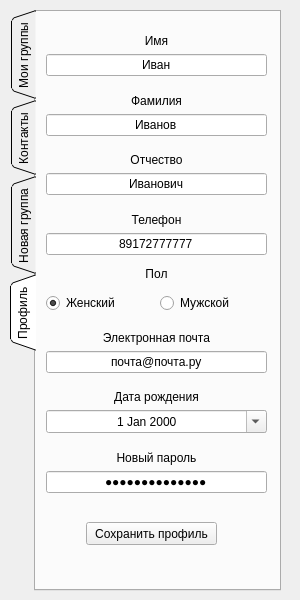
<?xml version="1.0" encoding="UTF-8"?>
<ui version="4.0">
 <class>LeftPanel</class>
 <widget class="QWidget" name="LeftPanel">
  <property name="geometry">
   <rect>
    <x>0</x>
    <y>0</y>
    <width>300</width>
    <height>600</height>
   </rect>
  </property>
  <property name="windowTitle">
   <string>LeftPanel</string>
  </property>
  <widget class="QTabWidget" name="tabWidget">
   <property name="geometry">
    <rect>
     <x>10</x>
     <y>10</y>
     <width>271</width>
     <height>581</height>
    </rect>
   </property>
   <property name="tabPosition">
    <enum>QTabWidget::West</enum>
   </property>
   <property name="tabShape">
    <enum>QTabWidget::Triangular</enum>
   </property>
   <property name="currentIndex">
    <number>3</number>
   </property>
   <property name="elideMode">
    <enum>Qt::ElideLeft</enum>
   </property>
   <property name="usesScrollButtons">
    <bool>true</bool>
   </property>
   <property name="documentMode">
    <bool>false</bool>
   </property>
   <property name="tabsClosable">
    <bool>false</bool>
   </property>
   <property name="tabBarAutoHide">
    <bool>true</bool>
   </property>
   <widget class="QWidget" name="tab">
    <attribute name="title">
     <string>Мои группы</string>
    </attribute>
    <widget class="QListWidget" name="listWidget">
     <property name="geometry">
      <rect>
       <x>0</x>
       <y>0</y>
       <width>241</width>
       <height>571</height>
      </rect>
     </property>
     <property name="verticalScrollBarPolicy">
      <enum>Qt::ScrollBarAsNeeded</enum>
     </property>
     <item>
      <property name="text">
       <string>группа 1</string>
      </property>
     </item>
     <item>
      <property name="text">
       <string>Вкладки по умолчанию можно </string>
      </property>
     </item>
     <item>
      <property name="text">
       <string>скрытыми, как вариант</string>
      </property>
     </item>
     <item>
      <property name="text">
       <string>Переход на них через меню</string>
      </property>
     </item>
     <item>
      <property name="text">
       <string>Есть свойство AutoHide, </string>
      </property>
     </item>
     <item>
      <property name="text">
       <string>но что то оно не работает</string>
      </property>
     </item>
     <item>
      <property name="text">
       <string>группа 3</string>
      </property>
     </item>
    </widget>
   </widget>
   <widget class="QWidget" name="tab_13">
    <attribute name="title">
     <string>Контакты</string>
    </attribute>
    <widget class="QTabWidget" name="tabWidget_4">
     <property name="geometry">
      <rect>
       <x>0</x>
       <y>0</y>
       <width>221</width>
       <height>541</height>
      </rect>
     </property>
     <property name="layoutDirection">
      <enum>Qt::RightToLeft</enum>
     </property>
     <property name="tabShape">
      <enum>QTabWidget::Triangular</enum>
     </property>
     <property name="currentIndex">
      <number>0</number>
     </property>
     <widget class="QWidget" name="tab_15">
      <attribute name="title">
       <string>Поиск контактов</string>
      </attribute>
     </widget>
     <widget class="QWidget" name="tab_14">
      <attribute name="title">
       <string>Мои контакты</string>
      </attribute>
     </widget>
    </widget>
   </widget>
   <widget class="QWidget" name="tab_3">
    <attribute name="title">
     <string>Новая группа</string>
    </attribute>
    <widget class="QWidget" name="verticalLayoutWidget_2">
     <property name="geometry">
      <rect>
       <x>0</x>
       <y>10</y>
       <width>221</width>
       <height>391</height>
      </rect>
     </property>
     <layout class="QVBoxLayout" name="verticalLayout_2">
      <item>
       <widget class="QLabel" name="label_8">
        <property name="text">
         <string>Название группы</string>
        </property>
        <property name="alignment">
         <set>Qt::AlignBottom|Qt::AlignHCenter</set>
        </property>
       </widget>
      </item>
      <item>
       <widget class="QLineEdit" name="lineEdit_7">
        <property name="text">
         <string>Группа 1</string>
        </property>
        <property name="alignment">
         <set>Qt::AlignCenter</set>
        </property>
       </widget>
      </item>
      <item>
       <widget class="QLabel" name="label_9">
        <property name="text">
         <string>Описание</string>
        </property>
        <property name="alignment">
         <set>Qt::AlignBottom|Qt::AlignHCenter</set>
        </property>
       </widget>
      </item>
      <item>
       <widget class="QTextEdit" name="textEdit">
        <property name="html">
         <string>&lt;!DOCTYPE HTML PUBLIC &quot;-//W3C//DTD HTML 4.0//EN&quot; &quot;http://www.w3.org/TR/REC-html40/strict.dtd&quot;&gt;
&lt;html&gt;&lt;head&gt;&lt;meta name=&quot;qrichtext&quot; content=&quot;1&quot; /&gt;&lt;style type=&quot;text/css&quot;&gt;
p, li { white-space: pre-wrap; }
&lt;/style&gt;&lt;/head&gt;&lt;body style=&quot; font-family:'MS Shell Dlg 2'; font-size:8.25pt; font-weight:400; font-style:normal;&quot;&gt;
&lt;p align=&quot;center&quot; style=&quot; margin-top:0px; margin-bottom:0px; margin-left:0px; margin-right:0px; -qt-block-indent:0; text-indent:0px;&quot;&gt;Подробное описание&lt;/p&gt;&lt;/body&gt;&lt;/html&gt;</string>
        </property>
       </widget>
      </item>
      <item>
       <widget class="QCheckBox" name="checkBox">
        <property name="text">
         <string>Группа публичная</string>
        </property>
       </widget>
      </item>
      <item>
       <widget class="QLabel" name="label_11">
        <property name="text">
         <string>Категория</string>
        </property>
        <property name="alignment">
         <set>Qt::AlignBottom|Qt::AlignHCenter</set>
        </property>
       </widget>
      </item>
      <item>
       <widget class="QComboBox" name="comboBox">
        <property name="layoutDirection">
         <enum>Qt::LeftToRight</enum>
        </property>
        <item>
         <property name="text">
          <string>Спорт</string>
         </property>
        </item>
        <item>
         <property name="text">
          <string>Театр</string>
         </property>
        </item>
        <item>
         <property name="text">
          <string>Коньки</string>
         </property>
        </item>
       </widget>
      </item>
     </layout>
    </widget>
    <widget class="QPushButton" name="pushButton_2">
     <property name="geometry">
      <rect>
       <x>70</x>
       <y>440</y>
       <width>75</width>
       <height>23</height>
      </rect>
     </property>
     <property name="text">
      <string>Сохранить</string>
     </property>
    </widget>
   </widget>
   <widget class="QWidget" name="tab_2">
    <attribute name="title">
     <string>Профиль</string>
    </attribute>
    <widget class="QWidget" name="verticalLayoutWidget">
     <property name="geometry">
      <rect>
       <x>10</x>
       <y>10</y>
       <width>221</width>
       <height>471</height>
      </rect>
     </property>
     <layout class="QVBoxLayout" name="verticalLayout">
      <item>
       <widget class="QLabel" name="label">
        <property name="text">
         <string>Имя</string>
        </property>
        <property name="alignment">
         <set>Qt::AlignBottom|Qt::AlignHCenter</set>
        </property>
       </widget>
      </item>
      <item>
       <widget class="QLineEdit" name="lineEdit_first_name">
        <property name="text">
         <string>Иван</string>
        </property>
        <property name="alignment">
         <set>Qt::AlignCenter</set>
        </property>
       </widget>
      </item>
      <item>
       <widget class="QLabel" name="label_2">
        <property name="text">
         <string>Фамилия</string>
        </property>
        <property name="alignment">
         <set>Qt::AlignBottom|Qt::AlignHCenter</set>
        </property>
       </widget>
      </item>
      <item>
       <widget class="QLineEdit" name="lineEdit_last_name">
        <property name="text">
         <string>Иванов</string>
        </property>
        <property name="alignment">
         <set>Qt::AlignCenter</set>
        </property>
       </widget>
      </item>
      <item>
       <widget class="QLabel" name="label_3">
        <property name="text">
         <string>Отчество</string>
        </property>
        <property name="alignment">
         <set>Qt::AlignBottom|Qt::AlignHCenter</set>
        </property>
       </widget>
      </item>
      <item>
       <widget class="QLineEdit" name="lineEdit_middle_name">
        <property name="text">
         <string>Иванович</string>
        </property>
        <property name="alignment">
         <set>Qt::AlignCenter</set>
        </property>
       </widget>
      </item>
      <item>
       <widget class="QLabel" name="label_4">
        <property name="text">
         <string>Телефон</string>
        </property>
        <property name="alignment">
         <set>Qt::AlignBottom|Qt::AlignHCenter</set>
        </property>
       </widget>
      </item>
      <item>
       <widget class="QLineEdit" name="lineEdit_phone">
        <property name="text">
         <string>89172777777</string>
        </property>
        <property name="alignment">
         <set>Qt::AlignCenter</set>
        </property>
       </widget>
      </item>
      <item>
       <widget class="QLabel" name="label_10">
        <property name="text">
         <string>Пол</string>
        </property>
        <property name="textFormat">
         <enum>Qt::AutoText</enum>
        </property>
        <property name="alignment">
         <set>Qt::AlignCenter</set>
        </property>
       </widget>
      </item>
      <item>
       <layout class="QHBoxLayout" name="horizontalLayout">
        <item>
         <widget class="QRadioButton" name="radioButton_woman">
          <property name="text">
           <string>Женский</string>
          </property>
          <property name="checked">
           <bool>true</bool>
          </property>
         </widget>
        </item>
        <item>
         <widget class="QRadioButton" name="radioButton_man">
          <property name="text">
           <string>Мужской</string>
          </property>
         </widget>
        </item>
       </layout>
      </item>
      <item>
       <widget class="QLabel" name="label_5">
        <property name="text">
         <string>Электронная почта</string>
        </property>
        <property name="alignment">
         <set>Qt::AlignBottom|Qt::AlignHCenter</set>
        </property>
       </widget>
      </item>
      <item>
       <widget class="QLineEdit" name="lineEdit_email">
        <property name="text">
         <string>почта@почта.ру</string>
        </property>
        <property name="alignment">
         <set>Qt::AlignCenter</set>
        </property>
       </widget>
      </item>
      <item>
       <widget class="QLabel" name="label_6">
        <property name="text">
         <string>Дата рождения</string>
        </property>
        <property name="alignment">
         <set>Qt::AlignBottom|Qt::AlignHCenter</set>
        </property>
       </widget>
      </item>
      <item>
       <widget class="QDateEdit" name="dateEdit_birth_date">
        <property name="alignment">
         <set>Qt::AlignCenter</set>
        </property>
        <property name="calendarPopup">
         <bool>true</bool>
        </property>
       </widget>
      </item>
      <item>
       <widget class="QLabel" name="label_7">
        <property name="text">
         <string>Новый пароль</string>
        </property>
        <property name="alignment">
         <set>Qt::AlignBottom|Qt::AlignHCenter</set>
        </property>
       </widget>
      </item>
      <item>
       <widget class="QLineEdit" name="lineEdit_password">
        <property name="contextMenuPolicy">
         <enum>Qt::PreventContextMenu</enum>
        </property>
        <property name="text">
         <string>сложный пароль</string>
        </property>
        <property name="echoMode">
         <enum>QLineEdit::Password</enum>
        </property>
        <property name="alignment">
         <set>Qt::AlignCenter</set>
        </property>
       </widget>
      </item>
     </layout>
    </widget>
    <widget class="QPushButton" name="pushButton_save_profile">
     <property name="geometry">
      <rect>
       <x>50</x>
       <y>510</y>
       <width>131</width>
       <height>23</height>
      </rect>
     </property>
     <property name="text">
      <string>Сохранить профиль</string>
     </property>
    </widget>
   </widget>
  </widget>
 </widget>
 <resources/>
 <connections/>
</ui>
